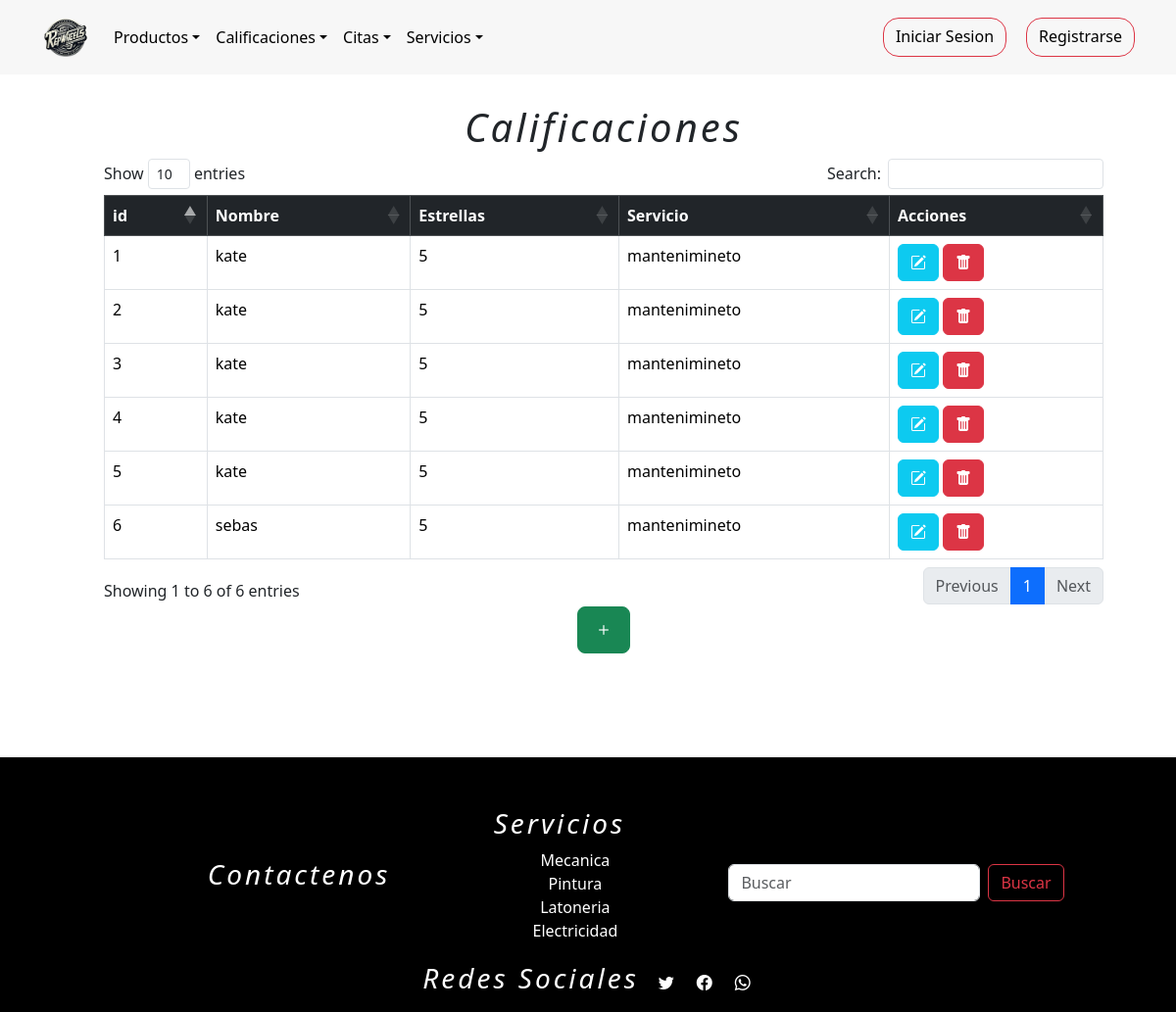
/calificacionListar, run on an earlier commit of the app's database.
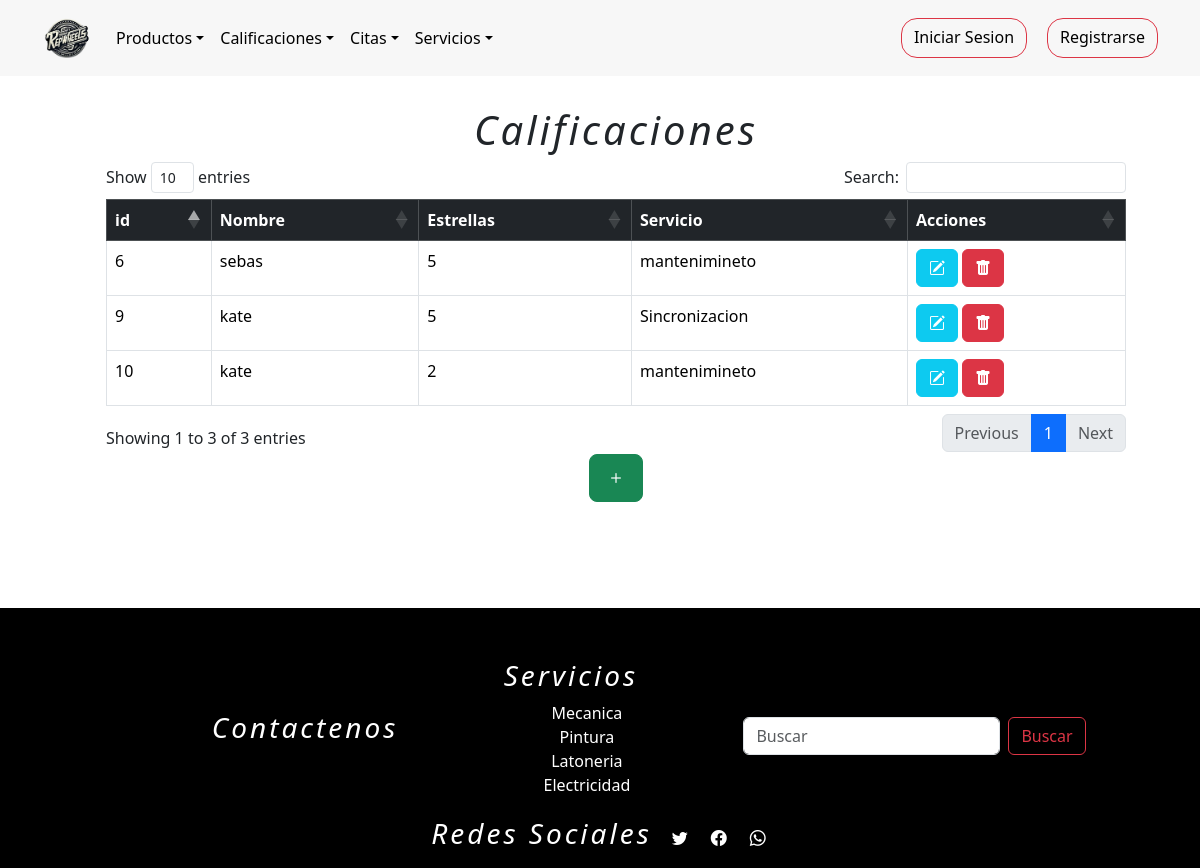
And on a later commit of the database.
### tienda/models.py (models this page shows, shortened)
class Calificaciones(models.Model):
    cliente = models.ForeignKey(Usuarios,on_delete=models.DO_NOTHING,blank=False,null=True)
    servicios = models.ForeignKey(Servicios,on_delete=models.DO_NOTHING,blank=False,null=True)
    foto = models.ImageField(upload_to="media/", default="media/user.png")
    Estrellas= (
        (1, "1"),
        (2,"2"),
        (3,"3"),
        (4,"4"),
        (4,"5"),
    )
    cantidad_estrellas = models.IntegerField(choices=Estrellas,default=5)

class Usuarios(AbstractUser):
    username = None
    nombre = models.CharField(max_length=254)
    email = models.EmailField(max_length=254, unique=True,blank=False,null=True)
    password = models.CharField(max_length=254,blank=False,null=True)
    foto = models.ImageField(upload_to="media/", default="media/user.png")
    token_recuperar = models.CharField(max_length=254,blank=False,null=False,default=0)
    telefono=models.IntegerField(null=False,blank=True,default='0')
    cargo = models.CharField(max_length=254,null=False)
    direccion=models.CharField(max_length=254)
    cedula=models.IntegerField(blank=True,null=False,default='0')
    ROLES = (
        (1,"administrador"),
        (2,"proveedor"),
        (3,"empleado"),
        (4,"cliente"),
    )
    rol=models.IntegerField(choices=ROLES,default=4)
    n = models.IntegerField(blank=True,null=False,default=0)
    USERNAME_FIELD = "email"
    REQUIRED_FIELDS = ["nombre"]
    objects = CustomUserManager()
    def __str__(self):
        return self.nombre

class Servicios(models.Model):
    nombre=models.CharField(max_length=254)
    descripcion_servicio = models.TextField()
    foto = models.ImageField(upload_to="media/", default="media/servicio.jpg")
    precio = models.IntegerField(null=False,blank=False,default=100000)
    def __str__(self):
        return self.nombre

### tienda/views.py (the view)
# urls.py: path("calificacionListar", views.listarCalificacion, name="calificacionListar"),
def listarCalificacion(request):
    r = Calificaciones.objects.all()
    contexto = {"data": r}
    return render(request, "tienda/calificaciones/listarCalificacion.html", contexto)

### tienda/templates/tienda/calificaciones/listarCalificacion.html (shortened to what this page needs)
{% extends 'tienda/base1.html' %}
{% load static %}
{% block contenedor %}
    <div class="container-fluid m-3" style="padding: 90px;">
        <h1>Calificaciones</h1>
        <table class="table table-bordered table-hover" id="tableR">
            <thead class="table-dark">
                <tr>
                    <th>id</th>
                    <th>Nombre</th>
                    <th>Estrellas</th>
                    <th>Servicio</th>
                    <th>Acciones</th>
                </tr>
            </thead>
            <tbody>
                {% for r in data %}
                <tr>
                    <td>{{ r.id }}</td>
                    <td>{{ r.cliente }}</td>
                    <td>{{ r.cantidad_estrellas }}</td>
                    <td>{{ r.servicios }}</td>
                    <td>
                        <a class="btn btn-info" href="{% url 'calificacion_formulario_editar' r.id %}"><i class="bi bi-pencil-square"></i></a>
                        <a class="btn btn-danger"
                            href="javascript:eliminar('{% url 'calificacion_eliminar' r.id %}')"><i class="bi bi-trash-fill"></i></a>
                    </td>
                </tr>
                {% endfor %}
            </tbody>
        </table>
        <div style="display: flex; justify-content: center; align-content: center;">
            <a href="{% url 'registrarCalificacion' %}" class="btn btn-success btn-lg"><i class="bi bi-plus"></i></a>
        </div>
    </div>
{% endblock %}

What changed in the data, as far as the page shows it:
removed Calificaciones: id "1", cliente "kate", cantidad_estrellas "5", servicios "mantenimineto"
removed Calificaciones: id "2", cliente "kate", cantidad_estrellas "5", servicios "mantenimineto"
removed Calificaciones: id "3", cliente "kate", cantidad_estrellas "5", servicios "mantenimineto"
removed Calificaciones: id "4", cliente "kate", cantidad_estrellas "5", servicios "mantenimineto"
removed Calificaciones: id "5", cliente "kate", cantidad_estrellas "5", servicios "mantenimineto"
added Calificaciones: id "9", cliente "kate", cantidad_estrellas "5", servicios "Sincronizacion"
added Calificaciones: id "10", cliente "kate", cantidad_estrellas "2", servicios "mantenimineto"
Also different on the page:
text written by a page script: "Show entries Search: Showing 1 to 6 of 6 entries Previous 1 Next" → "Show entries Search: Showing 1 to 3 of 3 entries Previous 1 Next"
